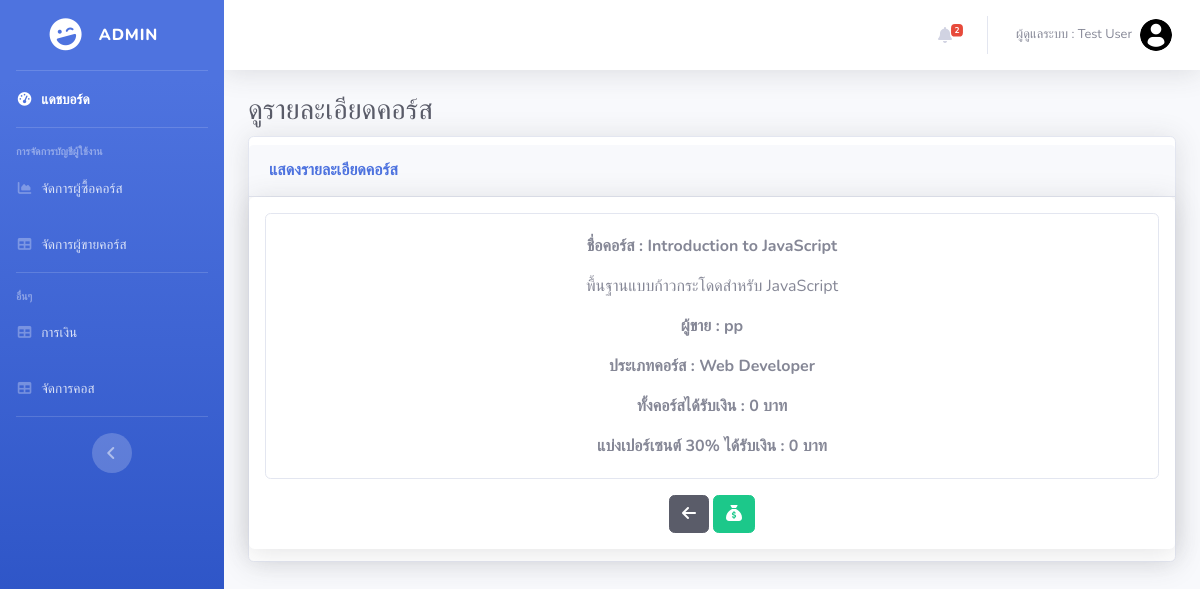
Page /admin2/detail_couse.php?id=40&uname=pp (signed in) on the committed database.
### tables this page shows
CREATE TABLE `user` (
  `user_id` int(11) NOT NULL,
  `profile` varchar(100) NOT NULL,
  `user_username` varchar(20) NOT NULL,
  `user_password` varchar(20) NOT NULL,
  `user_fullname` varchar(50) NOT NULL,
  `user_email` varchar(50) NOT NULL,
  `user_address` varchar(100) NOT NULL,
  `tel` varchar(10) NOT NULL,
  `img_banking` varchar(50) DEFAULT NULL,
  `number_banking` varchar(15) DEFAULT NULL,
  `status_id` int(11) NOT NULL,
  `occupation` varchar(20) DEFAULT NULL,
  `detail` varchar(100) DEFAULT NULL
);

CREATE TABLE `course` (
  `course_id` int(11) NOT NULL,
  `user_username` varchar(100) NOT NULL,
  `course_img` varchar(100) NOT NULL,
  `course_name` varchar(150) NOT NULL,
  `course_price` decimal(10,2) NOT NULL,
  `course_promotion` varchar(7) DEFAULT NULL,
  `user_promotion` int(11) NOT NULL,
  `course_detail` varchar(500) NOT NULL,
  `course_example` varchar(100) NOT NULL,
  `rate_id` int(11) NOT NULL,
  `course_seller` int(11) DEFAULT NULL,
  `course_notsell` int(11) NOT NULL,
  `course_certificate` varchar(70) NOT NULL,
  `type_id` int(11) NOT NULL,
  `requirements` longtext NOT NULL,
  `description` longtext NOT NULL,
  `suitable_for` longtext NOT NULL,
  `income` varchar(7) DEFAULT NULL,
  `30per` varchar(7) DEFAULT NULL,
  `seller_id` int(11) NOT NULL
);

CREATE TABLE `type` (
  `type_id` int(11) NOT NULL,
  `type_name` varchar(20) NOT NULL
);

### admin2/detail_couse.php (the view, shortened to what this page needs)
<?php
    include("template/header.php");
    $id = $_GET['id'];
    $uname = $_GET['uname'];
    $rsc = $conn->query("select * from course where course_id  = '$id'");
    foreach($rsc as $row){
		$course_id = $row ['course_id'];
		$course_name = $row['course_name'];
		$course_detail = $row['course_detail'];
		$type_id = $row['type_id'];
		$income = $row['income'];
		$per = $row['30per'];
    }
?>
 <div class="container-fluid">
<h1 class="h3 mb-2 text-gray-800">ดูรายละเอียดคอร์ส</h1>
<div class="row">
<div class="col-xl-12 col-md-12 mb-4">
            <div class="card shadow h-100 py-2">
                <div class="card-header py-3">
                    <h6 class="m-0 font-weight-bold text-primary">แสดงรายละเอียดคอร์ส</h6>
                </div>
<center>
  <div class="shadow p-3 mb-1 bg-white rounded" class="card text-dark bg-light mb-3" style="max-width: 10000px;">
  <div class="card mb-3">
  <div class="card-body">
    <p class="card-text"><strong>ชื่อคอร์ส : <?php echo $course_name;?> </strong></p>
    <p class="card-text"><?php echo $course_detail;?> </p>
    <p class="card-text"><strong>ผู้ขาย : <?php echo $uname;?> </strong></p>
    <?php
        $rst = $conn->query("select * from type where type_id  ='$type_id'");
        foreach($rst as $row){
            $type_name = $row ['type_name'];
        }
    ?>
	<p class="card-text"><strong> ประเภทคอร์ส : <?php echo $type_name;?> </strong></p>
    <p class="card-text"><strong>ทั้งคอร์สได้รับเงิน : <?php echo $income;?> บาท</strong></p>
    <p class="card-text"><strong>แบ่งเปอร์เซนต์ 30% ได้รับเงิน : <?php echo $per;?> บาท</strong></p>
</div>
</div>
<div>
    <a href="finance.php" class="btn btn-dark"><i class="fa-solid fa-arrow-left"></i></a>
    <a href="clean_income.php?id=<?php echo $course_id;?>" class="btn btn-success" onclick="return confirm('คุณแน่ใจที่จะเครียร์ข้อมูลเงินรายได้ที่ผู้ขายต้องจ่ายคุณ!!')"><i class="fa-solid fa-sack-dollar"></i></a>
</div>
</div>
</center>
</div>
</div>
</div>

### admin2/template/header.php (shortened to what this page needs)
<?php
require("connect_db.php");
?>
<!DOCTYPE html>
<html lang="en">
<head>
    <link href="vendor/fontawesome-free/css/all.min.css" rel="stylesheet" type="text/css">
    <link href="css/sb-admin-2.min.css" rel="stylesheet">
    <link href="vendor/datatables/dataTables.bootstrap4.min.css" rel="stylesheet">
    <link rel="stylesheet" href="https://cdnjs.cloudflare.com/ajax/libs/font-awesome/6.5.1/css/all.min.css"
 />
</head>
<body id="page-top">
    <div id="wrapper">
        <ul class="navbar-nav bg-gradient-primary sidebar sidebar-dark accordion" id="accordionSidebar">
            <a class="sidebar-brand d-flex align-items-center justify-content-center" href="index.php">
                <div class="sidebar-brand-icon rotate-n-15">
                    <i class="fas fa-laugh-wink"></i>
                </div>
                <div class="sidebar-brand-text mx-3">Admin <sup></sup></div>
            </a>
            <hr class="sidebar-divider my-0">
            <li class="nav-item active">
                <a class="nav-link" href="index.php">
                    <i class="fas fa-fw fa-tachometer-alt"></i>
                    <span>แดชบอร์ด</span></a>
            </li>
            <hr class="sidebar-divider">
            <div class="sidebar-heading">
                การจัดการบัญชีผู้ใช้งาน
            </div>
            <li class="nav-item">
                <a class="nav-link" href="buyer.php">
                    <i class="fas fa-fw fa-chart-area"></i>
                    <span>จัดการผู้ซื้อคอร์ส</span></a>
            </li>
            <li class="nav-item">
                <a class="nav-link" href="seller.php">
                    <i class="fas fa-fw fa-table"></i>
                    <span>จัดการผู้ขายคอร์ส</span></a>
            </li>
            <hr class="sidebar-divider">
            <div class="sidebar-heading">
                อื่นๆ
            </div>
            <li class="nav-item">
                <a class="nav-link" href="finance.php">
                    <i class="fas fa-fw fa-table"></i>
                    <span>การเงิน</span></a>
            </li>
            <li class="nav-item">
                <a class="nav-link" href="../admin/list_product.php">
                    <i class="fas fa-fw fa-table"></i>
                    <span>จัดการคอส</span></a>
            </li>
            <hr class="sidebar-divider d-none d-md-block">
            <div class="text-center d-none d-md-inline">
                <button class="rounded-circle border-0" id="sidebarToggle"></button>
            </div>
        </ul>
        <div id="content-wrapper" class="d-flex flex-column">
            <div id="content">
                <nav class="navbar navbar-expand navbar-light bg-white topbar mb-4 static-top shadow">
                    <ul class="navbar-nav ml-auto">
                        <?php
                                                $countAlert = $conn->query("SELECT COUNT(*) AS total FROM notify");
                                                $row = $countAlert->fetch_assoc();
                                                $total = $row['total'];
                                                ?>
                        <li class="nav-item dropdown no-arrow mx-1">
                            <a class="nav-link dropdown-toggle" id="alertsDropdown" role="button" data-toggle="dropdown"
                                aria-haspopup="true" aria-expanded="false">
                                <i class="fas fa-bell fa-fw"></i>
                                <span class="badge badge-danger badge-counter"><?php echo $total;?> </span>
                            </a>
                        </li>
                        <?php
                            $user_id  =$_SESSION["admin_login"];
                            $rsud = $conn->query("select * from user where user_id = '$user_id'");
                            foreach($rsud as $row){
                                $user = $row['user_fullname'];
                            }
                        ?>
                        <li class="nav-item dropdown no-arrow">
                            <a class="nav-link dropdown-toggle" href="#" id="userDropdown" role="button"
                                data-toggle="dropdown" aria-haspopup="true" aria-expanded="false">
                                <span class="mr-2 d-none d-lg-inline text-gray-600 small">ผู้ดูแลระบบ
                                    : <?php echo $user;?></span>
                                <img class="img-profile rounded-circle" src="img/profile/profile-user.png">
                            </a>
                        </li>
                    </ul>
                </nav>

### rows in the picture
user: user_fullname "Test User"
course: course_name "Introduction to JavaScript", course_detail "พื้นฐานแบบก้าวกระโดดสำหรับ JavaScript", income "0", 30per "0"
type: type_name "Web Developer"

### other values in the picture
$total "2"
$uname "pp"
